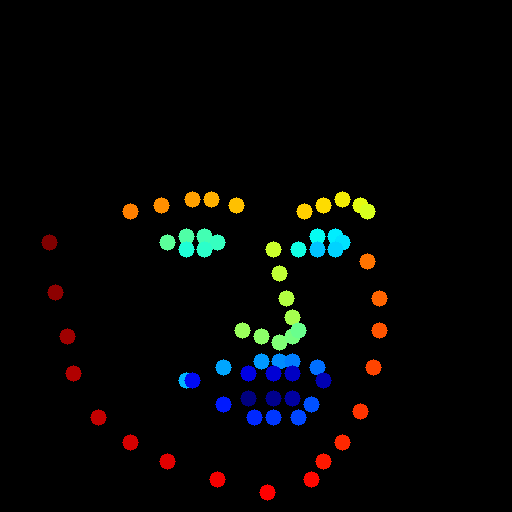
#> input picture depth_adding/samples/circles/condimg3.jpeg, 512 x 512 px
$ python imgparser.py
#> lines starting #> are read from the running program, lines starting #| are printed output that depends on the picture; after the words box and inside, x2 and y2 are one past the last pixel; in counts of white or black regions, pixels touching at a corner belong together
#> further down, img is the input picture: PIL image 512x512 RGB; mean R, G, B 5.9, 6.2, 5.5
import numpy as np
from PIL import Image
import mappings
import cv2
import numpy as np

def showPointsWithIndexes(imgfile:str, coordList):
    img = cv2.imread(imgfile)
    i = 0
    for midv in coordList:
        if(1):
            cv2.circle(img, (midv[0], midv[1]), 2, (0, 255, 0), -1)
            cv2.putText(img, str(i)[:4], (midv[0], midv[1]),
                    1, 0.5, (255,255,255), 1, 2)
        i+=1

    cv2.imshow("face depth", img)
    cv2.waitKeyEx(0)


def parse(img_marks:Image.Image):
    arr = img_marks.histogram()
#> arr = 768 values, max 254166 at index 512, min 0 at index 1, mean 1024
    sizex, sizey = img_marks.size
#> sizex = 512; sizey = 512
    colorids = []
    for i in range(0, 256):
        if arr[1 * i] > 0 or arr[2 * i] > 0 or arr[3 * i]:
            colorids.append((1 * i,  2 * i, arr[3 * i]))
#> after the loop, colorids = 83 items, first 6: (0, 0, 253681), (5, 10, 0), (6, 12, 197), (9, 18, 0), (18, 36, 193), (22, 44, 173)
    s = set()
    for x in range(0, img_marks.width, 4):
        for y in range(0, img_marks.height, 4):
            s.add(img_marks.getpixel((x, y)))
#> after the loop, s = 68 items
    facevecsmap = {}
    facevecs = []
    i = 0
    for el in s:
        if el == (0,0,0):
            continue
        midvec = (0, 0)
        cnteqs = 0
        for x in range(0, img_marks.width, 4):
            for y in range(0, img_marks.height, 4):
                if el == img_marks.getpixel((x, y)) :
                    cnteqs += 1
                    midvec = midvec[0] + x, midvec[1] + y
        facevecsmap[el] = i
        facevecs.append(np.array([midvec[0] / cnteqs / sizex, midvec[1] / cnteqs / sizey]))
        i += 1
#> this loop made 68 passes
#> el on passes 1 to 12: (0, 211, 255), (0, 70, 255), (0, 81, 255), (254, 220, 0), (154, 255, 92), (202, 255, 44), (255, 0, 0), (0, 11, 245), (255, 24, 0), (0, 0, 227), (255, 176, 0), (255, 160, 0)
#> after the loop, facevecs = 67 pairs, first value 0.096 to 0.74, second value 0.388 to 0.961; facevecsmap = 67 items; i = 67
    #return facevecs, facevecsmap
    if len(facevecs) == 68:
        return facevecs, facevecsmap
    else:

        # check for the corners of lips, if there are missing ones, restore it from another corner
        # get corners ids from mappings.py, check for the color, if color is not equal to
        # that in mappings.py, corner of lip is missing

        lipRInClr = mappings.IdToColorMapping[mappings.lipRightInner]
        lipROutClr = mappings.IdToColorMapping[mappings.lipRightOut]
        lipLOutClr = mappings.IdToColorMapping[mappings.lipLeftOut]
        lipLInClr = mappings.IdToColorMapping[mappings.lipLeftInner]
        if lipRInClr not in facevecsmap.keys():
            facevecsmap[lipRInClr] = mappings.lipRightInner
            facevecs.insert(mappings.lipRightInner, facevecs[facevecsmap[lipROutClr]])
        if lipLOutClr not in facevecsmap.keys():
            facevecsmap[lipLOutClr] = mappings.lipLeftOut
            facevecs.insert(mappings.lipLeftOut, facevecs[facevecsmap[lipLInClr]])
        if lipLInClr not in facevecsmap.keys():
            facevecsmap[lipLInClr] = mappings.lipLeftInner
            facevecs.insert(mappings.lipLeftInner, facevecs[facevecsmap[lipLOutClr]])
        if lipROutClr not in facevecsmap.keys():
            facevecsmap[lipROutClr] = mappings.lipRightOut
            facevecs.insert(mappings.lipRightOut, facevecs[facevecsmap[lipRInClr]])

        return facevecs, facevecsmap


# if no some color exist, point is missing, we'll change it to the closest

filename = "./samples/circles/condimg3.jpeg"
fileimage = "./samples/circimages/img3.jpeg"
img = Image.open(filename)
veclist, vecmap = parse(img)
#> veclist = 68 pairs, first value 0.096 to 0.74, second value 0.388 to 0.961; vecmap = 68 items
newlist = []
for el in veclist:
    pair = [int(el[0] * 512)]
    pair.append(int(el[1] * 512))
    newlist.append(pair)
#> this loop made 68 passes
#> el on passes 1 to 12: [0.653, 0.487], [0.582, 0.815], [0.608, 0.789], [0.63, 0.401], [0.473, 0.645], [0.534, 0.487], [0.522, 0.961], [0.375, 0.742], [0.63, 0.901], [0.484, 0.728], [0.411, 0.388], [0.375, 0.389]
#> after the loop, newlist = 68 pairs, first value 49 to 378, second value 198 to 492

print(len(newlist))
#| 68

showPointsWithIndexes(fileimage, newlist)
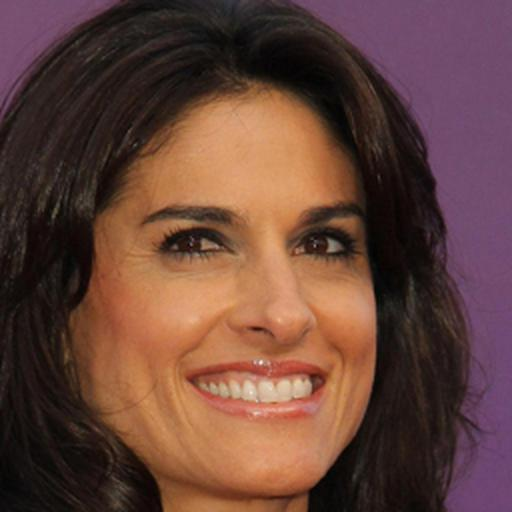
#> input picture depth_adding/samples/circimages/img3.jpeg, 512 x 512 px
#> in showPointsWithIndexes, img is the input picture: shape (512, 512, 3); mean B, G, R 58.1, 67.4, 101.6
#> the loop in showPointsWithIndexes, `for midv in coordList:` made 68 passes
#> midv on passes 1 to 12: [334, 249], [298, 417], [311, 404], [322, 205], [242, 330], [273, 249], [267, 492], [192, 380], [322, 461], [248, 372], [210, 198], [192, 199]
#> after the loop in showPointsWithIndexes, `for midv in coordList:`:
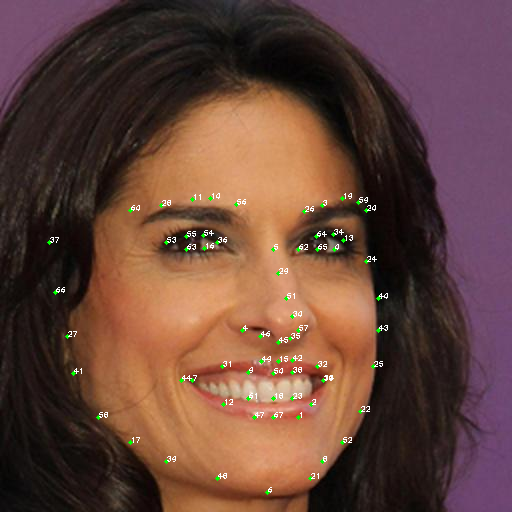
#> img: shape (512, 512, 3); 0.89% of pixels changed, all inside (x1, y1, x2, y2) = (47, 193, 388, 495)
#> after the loop in showPointsWithIndexes, `for midv in coordList:`: i = 68
